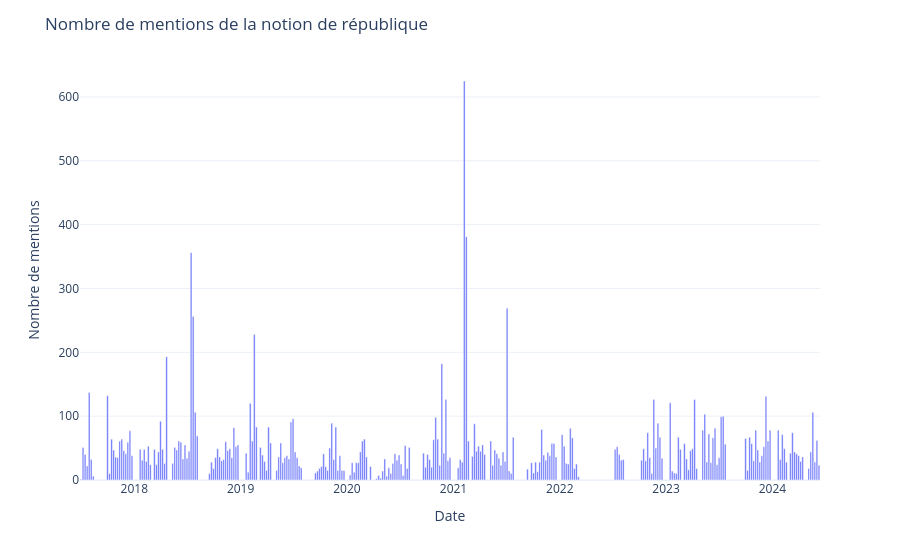

The cell this chart's notebook holds for it:
### Code cell
fig_time = px.bar(df.resample("W", on="DateSeance_day").size())

fig_time.update_layout(
    title="Nombre de mentions de la notion de république",  # ajouter un titre
    xaxis_title="Date",
    yaxis_title="Nombre de mentions",  # renommer les étiquettes d'axes
    template="plotly_white",  # changer le style du graphique
    showlegend=False,
)  # masquer la légende

# Afficher le graphique
fig_time.show()

### Figure 1 — Plotly figure (JSON) as saved in the notebook; plotly's stock layout.template omitted (floating-point values rounded to 4 significant figures; data arrays with more than 128 entries replaced by an {"elided": "..."} marker saying what was removed)
{"data": [{"alignmentgroup": "True", "hovertemplate": "variable=0<br>DateSeance_day=%{x}<br>value=%{y}<extra></extra>", "legendgroup": "0", "marker": {"color": "#636efa", "pattern": {"shape": ""}}, "name": "0", "offsetgroup": "0", "orientation": "v", "showlegend": true, "textposition": "auto", "type": "bar", "x": {"elided": "363 str values"}, "xaxis": "x", "y": {"elided": "363 int values"}, "yaxis": "y"}], "layout": {"barmode": "relative", "legend": {"title": {"text": "variable"}, "tracegroupgap": 0}, "margin": {"t": 60}, "showlegend": false, "title": {"text": "Nombre de mentions de la notion de république"}, "xaxis": {"anchor": "y", "domain": [0, 1], "title": {"text": "Date"}}, "yaxis": {"anchor": "x", "domain": [0, 1], "title": {"text": "Nombre de mentions"}}}}
